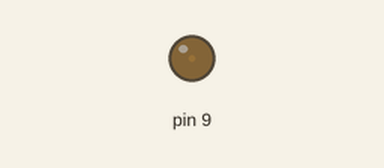
This sketch was run on a simulated Arduino Uno, built with avr-gcc and run on an emulated ATmega328P. Parts: output pins drawn as LEDs (lit = HIGH).

Above: at 0.05 s.
At 0.95 s:
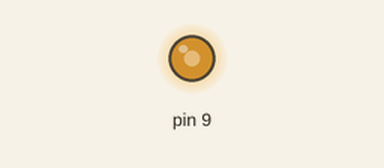
At 1.4 s:
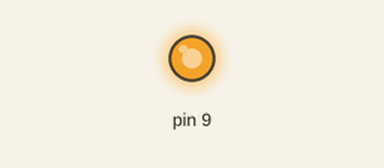
At 2.75 s:
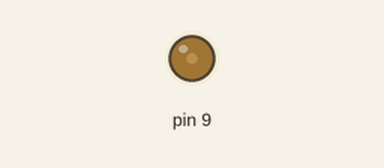
Timing chart, 0 to 7.0 s (numbered marks = the images above):
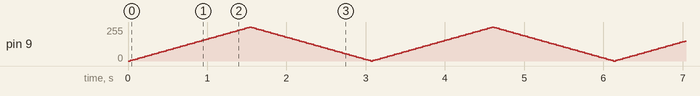

The sketch:

fading_light.ino
```cpp
int bright = 0;
int fade = 5;
void setup() {
  // put your setup code here, to run once:
  pinMode(9, OUTPUT);
}

void loop() {
  // put your main code here, to run repeatedly:
  analogWrite(9, bright);
  bright = bright + fade;

  if(bright <= 0){
    fade = -fade;
    bright = 0;
  }
  if(bright >=255){
    fade = -fade;
    bright = 255;
  }
  delay(30);
}
```
